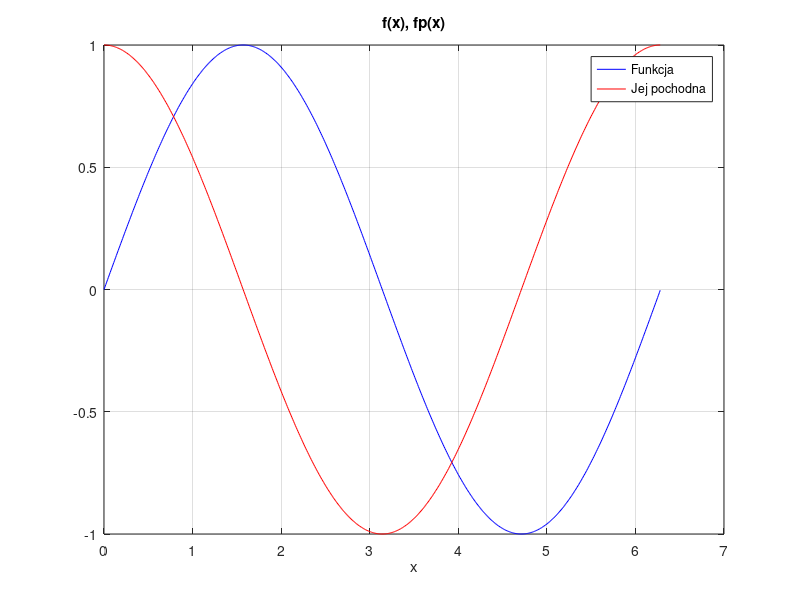

Here is the MATLAB script that generated this plot: (Note: this script raises an error after producing the figure.)
clear all
close all
clc
it = 3;
a = pi - pi/5; b = pi + pi/5; % znajdz zero funkcji y=sin(x) dla x=pi
f = @(x) sin(x); % definicja funkcji
fp = @(x) cos(x); % definicja pochodnej funkcji
x = 0 : 0.01 : 2*pi;
plot(x, f(x), "b-", x, fp(x), "r-"); grid; xlabel("x"); title("f(x), fp(x)");
legend("Funkcja", "Jej pochodna"); pause
cb = nonlinsolvers(f, fp, a, b, "bisection", it);
cr = nonlinsolvers(f, fp, a, b, "regula-falsi", it);
cn = nonlinsolvers(f, fp, a, b, "newton-raphson", it);
plot( 1:it, cn, "^-"); xlabel("iter"); title("c(iter)")
grid on; legend( "Newton-Raphson");   
%wartości pi + 0,0001*pi = 3,1416